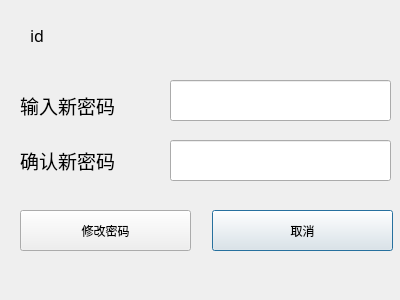
<?xml version="1.0" encoding="UTF-8"?>
<ui version="4.0">
 <class>Dialog1_1</class>
 <widget class="QDialog" name="Dialog1_1">
  <property name="geometry">
   <rect>
    <x>0</x>
    <y>0</y>
    <width>400</width>
    <height>300</height>
   </rect>
  </property>
  <property name="windowTitle">
   <string>Dialog</string>
  </property>
  <widget class="QLabel" name="label_3">
   <property name="geometry">
    <rect>
     <x>20</x>
     <y>140</y>
     <width>121</width>
     <height>41</height>
    </rect>
   </property>
   <property name="font">
    <font>
     <family>楷体</family>
     <pointsize>14</pointsize>
     <weight>50</weight>
     <italic>false</italic>
     <bold>false</bold>
    </font>
   </property>
   <property name="styleSheet">
    <string notr="true">font: 14pt &quot;楷体&quot;;</string>
   </property>
   <property name="text">
    <string>确认新密码</string>
   </property>
  </widget>
  <widget class="QLineEdit" name="lineEdit_2">
   <property name="geometry">
    <rect>
     <x>170</x>
     <y>140</y>
     <width>221</width>
     <height>41</height>
    </rect>
   </property>
  </widget>
  <widget class="QLineEdit" name="lineEdit">
   <property name="geometry">
    <rect>
     <x>170</x>
     <y>80</y>
     <width>221</width>
     <height>41</height>
    </rect>
   </property>
  </widget>
  <widget class="QPushButton" name="pushButton_2">
   <property name="geometry">
    <rect>
     <x>212</x>
     <y>210</y>
     <width>181</width>
     <height>41</height>
    </rect>
   </property>
   <property name="text">
    <string>取消</string>
   </property>
  </widget>
  <widget class="QPushButton" name="pushButton">
   <property name="geometry">
    <rect>
     <x>20</x>
     <y>210</y>
     <width>171</width>
     <height>41</height>
    </rect>
   </property>
   <property name="text">
    <string>修改密码</string>
   </property>
  </widget>
  <widget class="QLabel" name="label">
   <property name="geometry">
    <rect>
     <x>30</x>
     <y>20</y>
     <width>111</width>
     <height>31</height>
    </rect>
   </property>
   <property name="font">
    <font>
     <family>Algerian</family>
     <pointsize>12</pointsize>
    </font>
   </property>
   <property name="text">
    <string>id</string>
   </property>
  </widget>
  <widget class="QLabel" name="label_2">
   <property name="geometry">
    <rect>
     <x>20</x>
     <y>90</y>
     <width>121</width>
     <height>31</height>
    </rect>
   </property>
   <property name="font">
    <font>
     <family>楷体</family>
     <pointsize>14</pointsize>
     <weight>50</weight>
     <italic>false</italic>
     <bold>false</bold>
    </font>
   </property>
   <property name="styleSheet">
    <string notr="true">font: 14pt &quot;楷体&quot;;</string>
   </property>
   <property name="text">
    <string>输入新密码</string>
   </property>
  </widget>
 </widget>
 <resources/>
 <connections/>
</ui>
